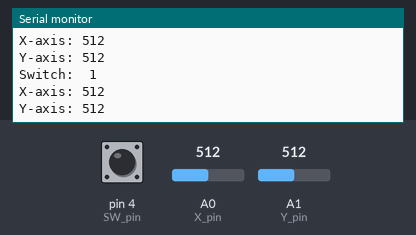
Bench run of a sketch on a simulated Arduino Uno, built with avr-gcc and run on an emulated ATmega328P. On the bench: the last lines printed to the serial monitor. The inputs (shaded band) are chosen by the test bench; at power-on: A0 (X_pin) = 512, A1 (Y_pin) = 512, pin 4 (SW_pin) HIGH.

Above: at 1.2 s.
1.3 s: A0 (X_pin) set to 111
At 2.0 s:
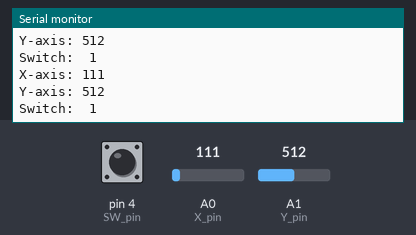
4.3 s: A0 (X_pin) set to 93
At 5.1 s:
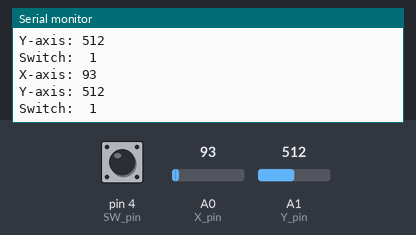
5.8 s: A1 (Y_pin) set to 108
At 6.3 s:
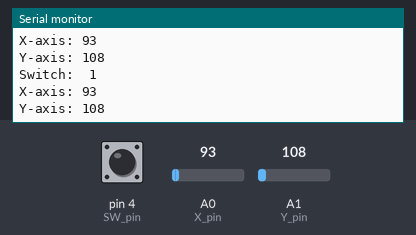
7.3 s: A1 (Y_pin) set to 90
At 8.2 s:
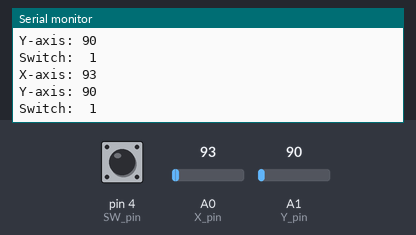
Timing chart, 0 to 10.3 s (numbered marks = the images above; inputs shaded):
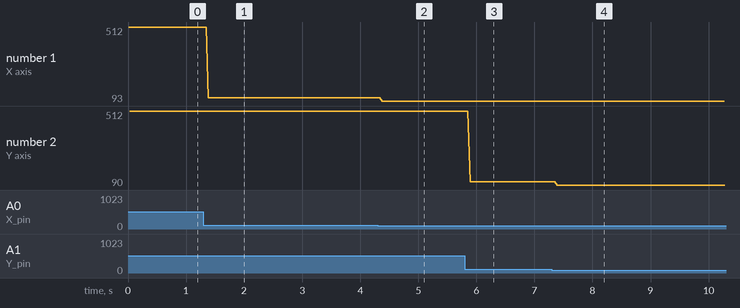

Measured:
- the behaviour switches between 100 and 99 on A1 (Y_pin) (found by bisection; images 3 and 4)
- after the input at 1.3 s, the serial monitor: prints a new line after 0.09 s (image 1)
- after the input at 4.3 s, the serial monitor: prints a new line after 0.08 s (image 2)
- after the input at 5.8 s, the serial monitor: prints a new line after 0.09 s (image 3)
- after the input at 7.3 s, the serial monitor: prints a new line after 0.09 s (image 4)
- plotted number 1: 512 → 111 after the input at 1.3 s, 111 → 93 after the input at 4.3 s
- plotted number 2: 512 → 108 after the input at 5.8 s, 108 → 90 after the input at 7.3 s

The sketch:

Joystick_1.ino
```cpp
/*
www.elegoo.com
2016.12.09
Modified by Theverant. 2020  COVID19 sucks!
*/

// Arduino pin numbers
const int SW_pin = 4; // digital pin connected to switch output
const int X_pin = 0; // analog pin connected to X output
const int Y_pin = 1; // analog pin connected to Y output

void setup() {
  pinMode(SW_pin, INPUT_PULLUP);

  Serial.begin(9600);
}

void loop() {
  Serial.print("Switch:  ");
  Serial.println(digitalRead(SW_pin));
  //println = print line and carriage return (next print command happens on new line)
  Serial.print("X-axis: ");
  Serial.println(analogRead(X_pin));
  Serial.print("Y-axis: ");
  Serial.println(analogRead(Y_pin));
  Serial.print("\n\n"); // /n is a carriage return. Two puts two empty line spaces between this block and the block in the next loop
  delay(10);
}
```
